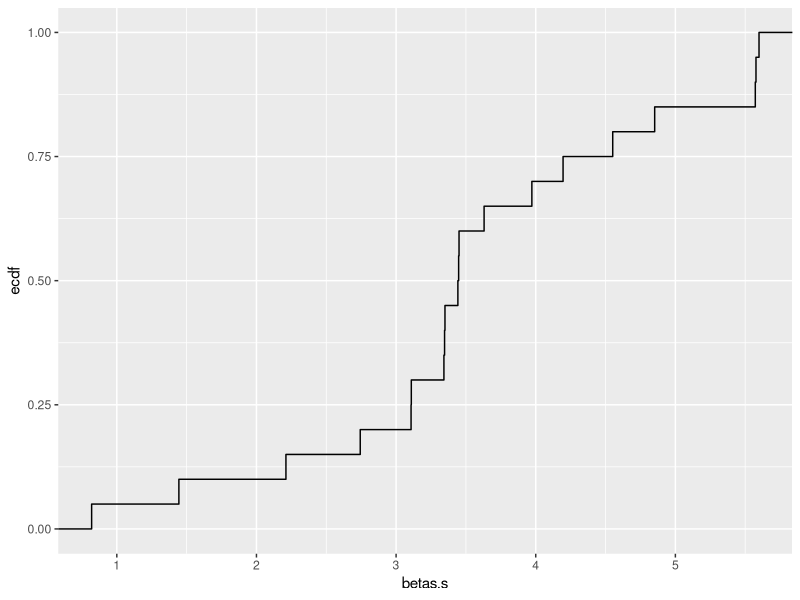
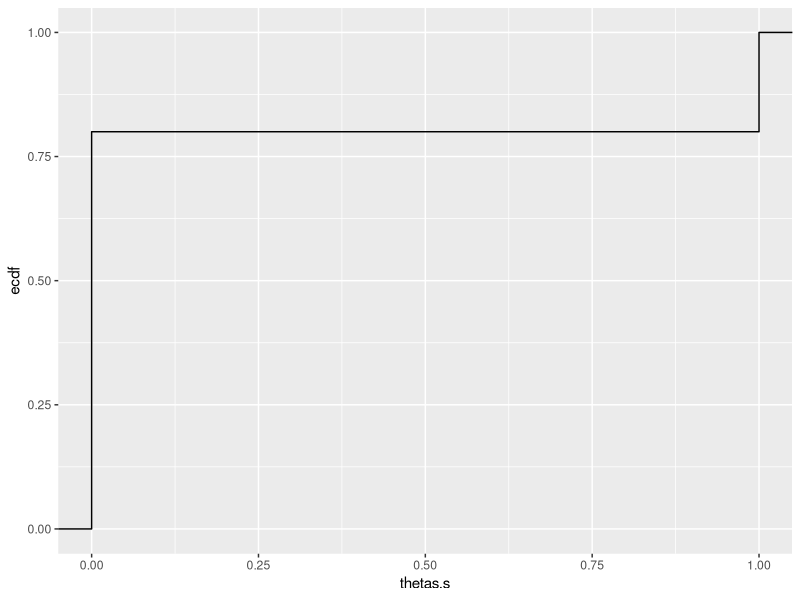
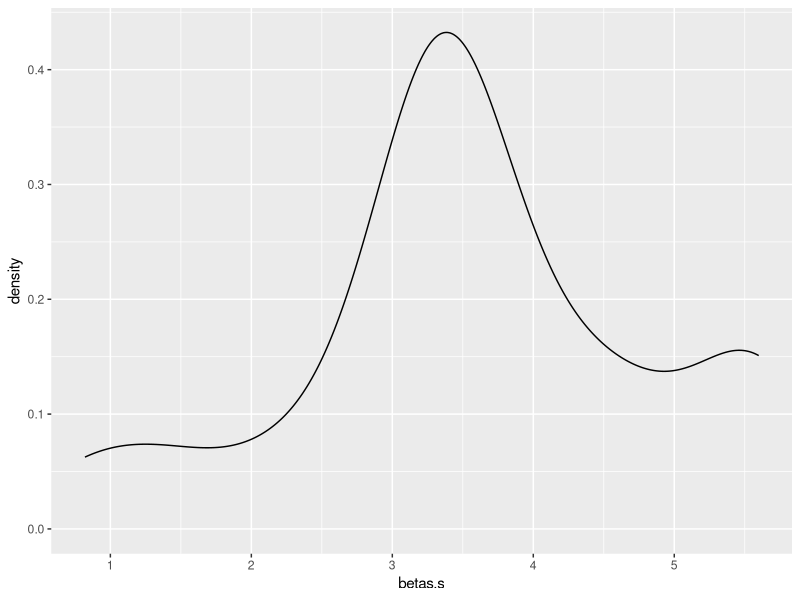
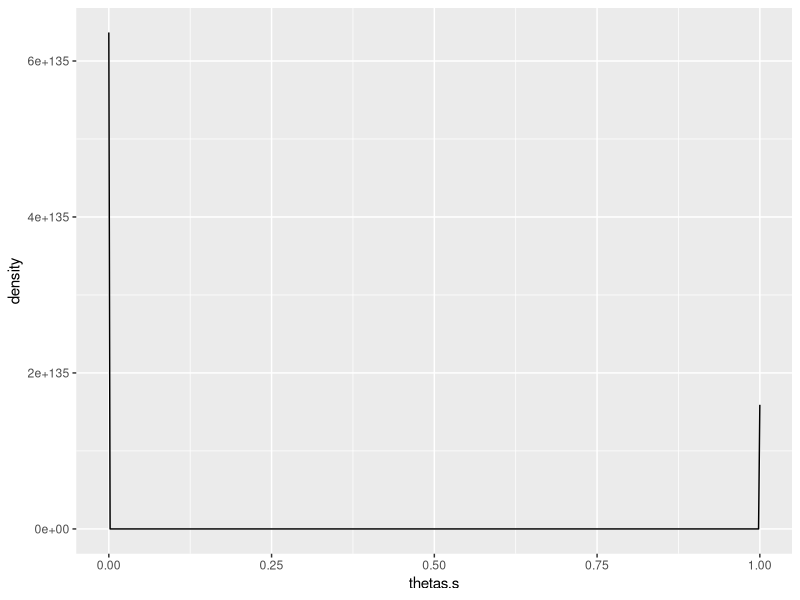

These figures' R source, in order:
library(ggplot2)
set.seed(62)

#DATA SIMULATION
rasch.modelling <- function(persons, items) {
  n.items <- length(items)
  n.persons <- length(persons)
  fsmat <- outer(persons, items, "-")
  psolve <- exp(fsmat)/(1 + exp(fsmat))
  R <- (matrix(runif(n.items*n.persons),n.persons,n.items) < psolve)*1
  R
}

npersons <- 100
nitems <- 20
ndiscrete <- 5 
discrete.space <- c(1,2,3,4,5) 

sampleDist = function(n) { 
  sample(x = discrete.space, n, replace = T, prob = c(0.1, 0.2, 0.3, 0.2, 0.3)) 
} 

persons <- sampleDist(npersons)
items <- rnorm(nitems)
rmdata <- rasch.modelling(persons, items)
Y <- t(rmdata)


#APPROXIMATIONS
thetas.s <- rep(1/ndiscrete, ndiscrete) 
betas.s <- rep(0.5, nitems) 

#UITLS
probability <- function(beta, theta) {
  return(1 / (1 + exp(theta - beta)))
}

log.likelihood <- function(x) { # equation 16
  P <- outer(x, discrete.space, probability)
  bet <- rep(0, nitems) 
  for (j in (1:nitems)) {
    bet.k <- rep(0, ndiscrete) 
    for (k in (1:ndiscrete)) {
      bet.k[k] <- r[j,k]*log(P)[j,k] + (n[k] - r[j,k])*log(1 - P)[j,k]
    }
    bet[j] <- sum(bet.k)
  }
  res <- sum(bet)
  return(res)
}
eps <- 10^-6

#P -- matrix w/ probabilities JxK (nitems x ndisrete)
#Y -- response matrix JxN  (nitems x npersons)
#pi_s -- vector of length K (ndiscrete)
#r_s -- matrix JxK (nitems x ndisrete)

old.likelihood <- 1
new.likelihood <- 0
iter_count <- 0
# E STEP  
while (abs(old.likelihood - new.likelihood) > eps) {
  iter_count <- iter_count + 1
  P <- outer(betas.s, discrete.space, probability)
  # сворачиваем по j
  prod_j <- exp(colSums(log(P)[, rep(1:ndiscrete, npersons)] * Y[, rep(1:npersons, each = ndiscrete)] + log(1 - P)[, rep(1:ndiscrete, npersons)] * (1 - Y)[, rep(1:npersons, each = ndiscrete)]))
  # получили матрицу
  dim(prod_j) <- c(ndiscrete, npersons)
  # домножили на пи
  prod_j_pi <- prod_j * thetas.s
  # свернули по k -- нормировали вдоль столбцов на сумму по столбцам
  prod_j_pi_k <- t(t(prod_j_pi)/rowSums(t(prod_j_pi)))
  # свернули по N
  n <- rowSums(prod_j_pi_k) #equation 13
  r <- rowSums(prod_j_pi_k[rep(1:ndiscrete, nitems), ] * Y[rep(1:nitems, each = ndiscrete), ])
  r <- matrix(r,nrow = nitems, ncol = ndiscrete, byrow = TRUE) #equation 14
  
  # M STEP
  thetas.s <- n/npersons
  opt <- optim(betas.s, 
               log.likelihood, 
               NULL, 
               method = "Nelder-Mead", 
               control = c(maxit = 100, reltol = 1e-8, alpha = 1.0, beta = 0.5, gamma = 2.0, fnscale = -1))
  betas.s <- opt$par
  old.likelihood <- new.likelihood
  new.likelihood <- opt$value
   if (iter_count %% 10 == 0) {
    print("iteration")
    print(iter_count)
    print(betas.s)
    print(thetas.s)
    print(new.likelihood)
  }
}
ggplot(as.data.frame(betas.s), aes(betas.s)) + stat_ecdf(geom = "step")
ggplot(as.data.frame(thetas.s), aes(thetas.s)) + stat_ecdf(geom = "step")
ggplot(as.data.frame(betas.s), aes(betas.s)) + geom_density()
ggplot(as.data.frame(thetas.s), aes(thetas.s)) + geom_density()

